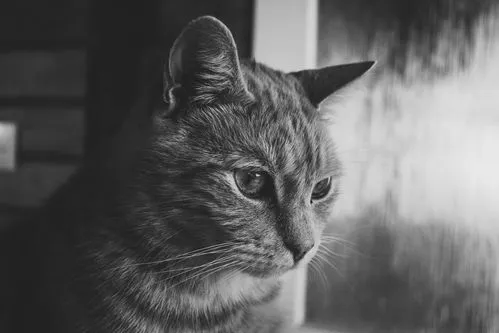
#> input picture 图像复原/img_2.png, 499 x 333 px
$ python main.py
#> lines starting #> are read from the running program, lines starting #| are printed output that depends on the picture
import cv2
import numpy as np
from scipy import signal
import matplotlib.pyplot as plt

# 读取灰度图像
image = cv2.imread('img_2.png', cv2.IMREAD_GRAYSCALE)
#> image: shape (333, 499); min 16, max 233, mean 96.3


# 添加高斯噪声
def add_gaussian_noise(image, mean=0, var=10):
    sigma = var ** 0.5
    gauss = np.random.normal(mean, sigma, image.shape)
    noisy = np.clip(image + gauss, 0, 255)
    return noisy


# 添加均匀噪声
def add_uniform_noise(image, low=0, high=50):
    uniform = np.random.uniform(low, high, image.shape)
    noisy = np.clip(image + uniform, 0, 255)
    return noisy


# 添加椒盐噪声
def add_salt_and_pepper_noise(image, salt_prob=0.01, pepper_prob=0.01):
    noisy = np.copy(image)
    total_pixels = image.size
    num_salt = np.ceil(salt_prob * total_pixels)
    num_pepper = np.ceil(pepper_prob * total_pixels)

    # 添加盐噪声
    coords_y_salt = np.random.randint(0, image.shape[0], int(num_salt))
    coords_x_salt = np.random.randint(0, image.shape[1], int(num_salt))
    noisy[coords_y_salt, coords_x_salt] = 255

    # 添加椒噪声
    coords_y_pepper = np.random.randint(0, image.shape[0], int(num_pepper))
    coords_x_pepper = np.random.randint(0, image.shape[1], int(num_pepper))
    noisy[coords_y_pepper, coords_x_pepper] = 0

    return noisy


# 应用噪声
gaussian_noisy_image = add_gaussian_noise(image)
uniform_noisy_image = add_uniform_noise(image)
salt_and_pepper_noisy_image = add_salt_and_pepper_noise(image)


# 绘制图像及其直方图
def plot_images_and_hist(images, titles):
    plt.figure(figsize=(12, 6))
    for i in range(len(images)):
        plt.subplot(2, len(images), i + 1)
        plt.imshow(images[i], cmap='gray')
        plt.title(titles[i])
        plt.axis('off')

        plt.subplot(2, len(images), i + 1 + len(images))
        plt.hist(images[i].ravel(), bins=256, range=[0, 256], histtype='step')
        plt.title('Histogram of ' + titles[i])

    plt.tight_layout()
    plt.show()


plot_images_and_hist(
    [image, gaussian_noisy_image, uniform_noisy_image, salt_and_pepper_noisy_image],
    ['Original Image', 'Gaussian Noisy Image', 'Uniform Noisy Image', 'Salt and Pepper Noisy Image']
)
#> the loop in plot_images_and_hist, `for i in range(len(images)):` made 4 passes
#> in plot_images_and_hist, `plt.show()`:
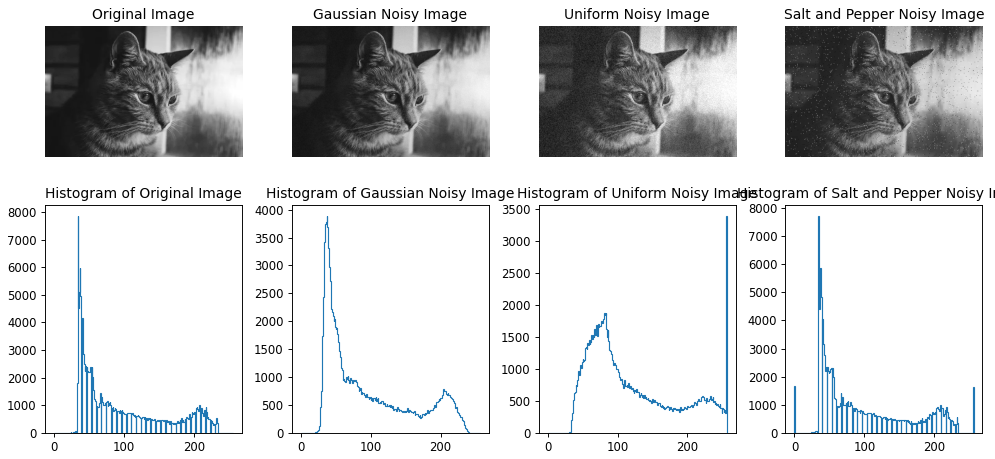
#> figure drawn by matplotlib, 8 panels


# 中值滤波
def apply_median_filter(image):
    return cv2.medianBlur(image.astype(np.uint8), 5)


# 高斯滤波
def apply_gaussian_filter(image):
    return cv2.GaussianBlur(image.astype(np.uint8), (5, 5), 0)


# 对每种噪声图像应用滤波器
gaussian_noisy_image = add_gaussian_noise(image)
uniform_noisy_image = add_uniform_noise(image)
salt_and_pepper_noisy_image = add_salt_and_pepper_noise(image)

# 应用最合适的滤波器
filtered_gaussian_noisy_image = apply_gaussian_filter(gaussian_noisy_image)
filtered_uniform_noisy_image = apply_median_filter(uniform_noisy_image)
#> in apply_median_filter, `return cv2.medianBlur(image.astype(np.uint8), 5)`:
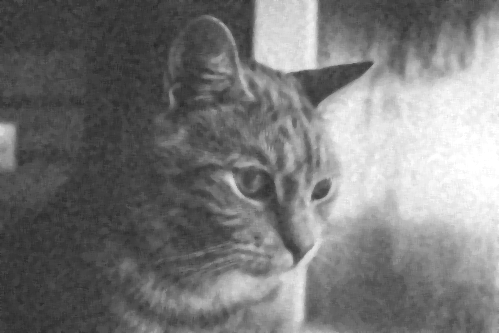
#> returned value: shape (333, 499); min 42, max 255, mean 120.6
filtered_salt_and_pepper_noisy_image = apply_median_filter(salt_and_pepper_noisy_image)

# 绘制滤波前后的对比图
plot_images_and_hist(
    [
        gaussian_noisy_image, filtered_gaussian_noisy_image
    ],['Gaussian Noisy Image', 'Filtered Gaussian']
)
#> the loop in plot_images_and_hist (call 2), `for i in range(len(images)):` made 2 passes
plot_images_and_hist(
    [
        uniform_noisy_image, filtered_uniform_noisy_image
    ], ['Uniform Noisy Image', 'Filtered Uniform']
)
plot_images_and_hist(
    [
        salt_and_pepper_noisy_image, filtered_salt_and_pepper_noisy_image
    ], ['Salt and Pepper Noisy Image', 'Filtered Salt and Pepper'
    ]
)
#> the loop in plot_images_and_hist (call 4), `for i in range(len(images)):` made 2 passes
#> in plot_images_and_hist (call 4), `plt.show()`:
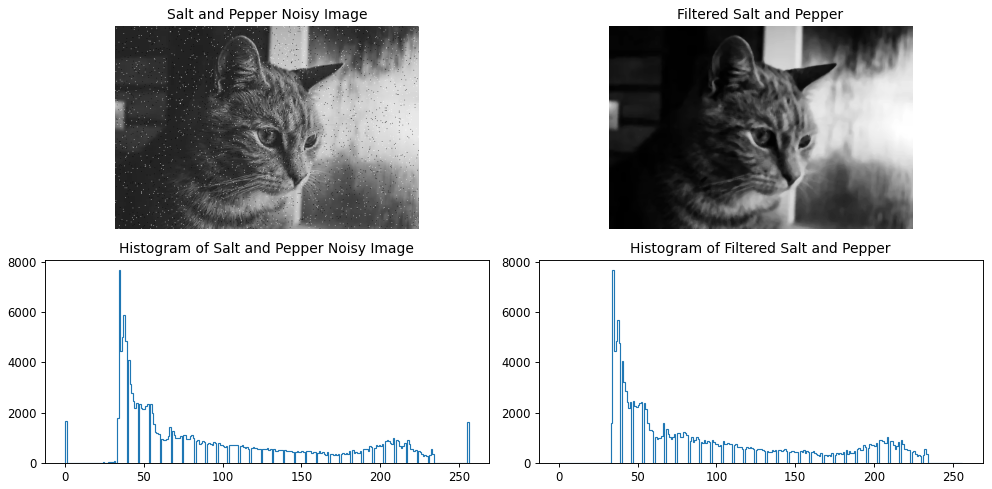
#> figure drawn by matplotlib, 4 panels


# 添加运动模糊
def add_motion_blur(image, size=15):
    kernel = np.zeros((size, size))
    kernel[int((size - 1) / 2), :] = np.ones(size)
    kernel /= size
    blurred = cv2.filter2D(image, -1, kernel)
    return blurred

# 添加高斯噪声
def add_gaussian_noise(image, mean=0, var=0.001):
    row, col = image.shape
    sigma = var ** 0.5
    gauss = np.random.normal(mean, sigma, (row, col))
    noisy = image + gauss
    return noisy

# 维纳滤波
def wiener_filter(image, kernel, K=0.01):
    f_image = np.fft.fft2(image)
    f_kernel = np.fft.fft2(kernel, s=image.shape)
    conj_kernel = np.conj(f_kernel)
    H = conj_kernel / (np.abs(f_kernel) ** 2 + K)
    f_image_filtered = f_image * H
    image_filtered = np.fft.ifft2(f_image_filtered)
    image_filtered = np.real(image_filtered)
    image_filtered = np.clip(image_filtered, 0, 255).astype(np.uint8)
    return image_filtered

# CLS滤波
def constrained_least_squares_filter(noisy_image, kernel, lambda_value=0.01):
    dft_noisy_image = np.fft.fft2(noisy_image)
    dft_kernel = np.fft.fft2(kernel, s=noisy_image.shape)
    conj_kernel = np.conjugate(dft_kernel)
    kernel_mag_squared = np.abs(dft_kernel) ** 2
    numerator = conj_kernel
    denominator = kernel_mag_squared + lambda_value
    filter_response = numerator / denominator
    restored_image_fft = dft_noisy_image * filter_response
    restored_image = np.fft.ifft2(restored_image_fft)
    restored_image = np.abs(restored_image)
    return np.clip(restored_image, 0, 255).astype(np.uint8)

# 绘制图像及其直方图
def plot_images_and_hist(images, titles):
    plt.figure(figsize=(15, 5))
    for i, (image, title) in enumerate(zip(images, titles), 1):
        plt.subplot(1, len(images), i)
        plt.imshow(image, cmap='gray')
        plt.title(titles[i-1])
        plt.axis('off')
    plt.tight_layout()
    plt.show()

# 使用示例
motion_blurred_image = add_motion_blur(image)
#> in add_motion_blur, `blurred = cv2.filter2D(image, -1, kernel)`:
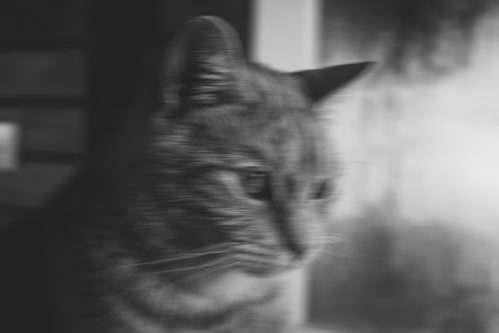
#> blurred: shape (333, 499); min 33, max 233, mean 96.3
motion_blurred_noisy_image = add_gaussian_noise(motion_blurred_image, var=0.01)

motion_kernel = np.zeros((15, 15))
motion_kernel[int((15 - 1) / 2), :] = np.ones(15)
motion_kernel /= 15

# 调整维纳滤波参数
K = 0.01  # 维纳滤波的噪声功率谱估计值
wiener_restored = wiener_filter(motion_blurred_noisy_image, motion_kernel, K)
#> in wiener_filter, `image_filtered = np.real(image_filtered)`:
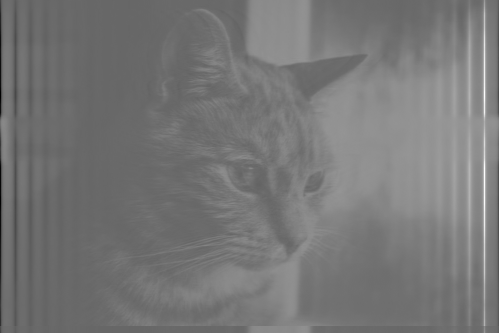
#> image_filtered: shape (333, 499) float64; min -392.1, max 653.8, mean 95.3; drawn with min black and max white
#> in wiener_filter, `image_filtered = np.clip(image_filtered, 0, 255).astype(np.uint8)`:
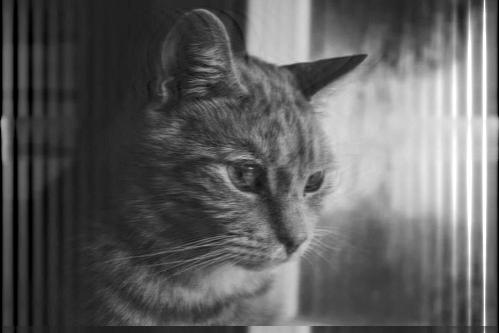
#> image_filtered: shape (333, 499); min 0, max 255, mean 94.9

# 调整CLS滤波参数
lambda_value = 0.01  # CLS滤波的正则化参数
cls_restored = constrained_least_squares_filter(motion_blurred_noisy_image, motion_kernel, lambda_value)
#> in constrained_least_squares_filter, `restored_image = np.abs(restored_image)`:
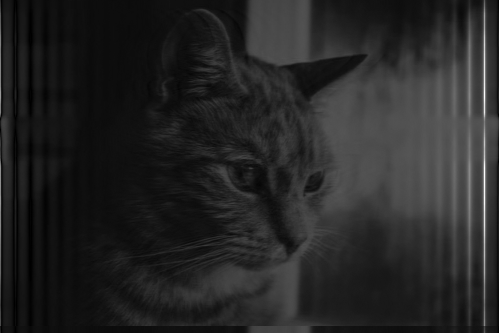
#> restored_image: shape (333, 499) float64; min 0.0264, max 653.8, mean 97; drawn with min black and max white

plot_images_and_hist(
    [motion_blurred_noisy_image, wiener_restored, cls_restored],
    ['Motion Blurred Noisy', 'Wiener Restored', 'CLS Restored']
)
#> the loop in plot_images_and_hist, `for i, (image, title) in enumerate(zip(images, titles), 1):` made 3 passes
#> title on passes 1 to 3: 'Motion Blurred Noisy', 'Wiener Restored', 'CLS Restored'
